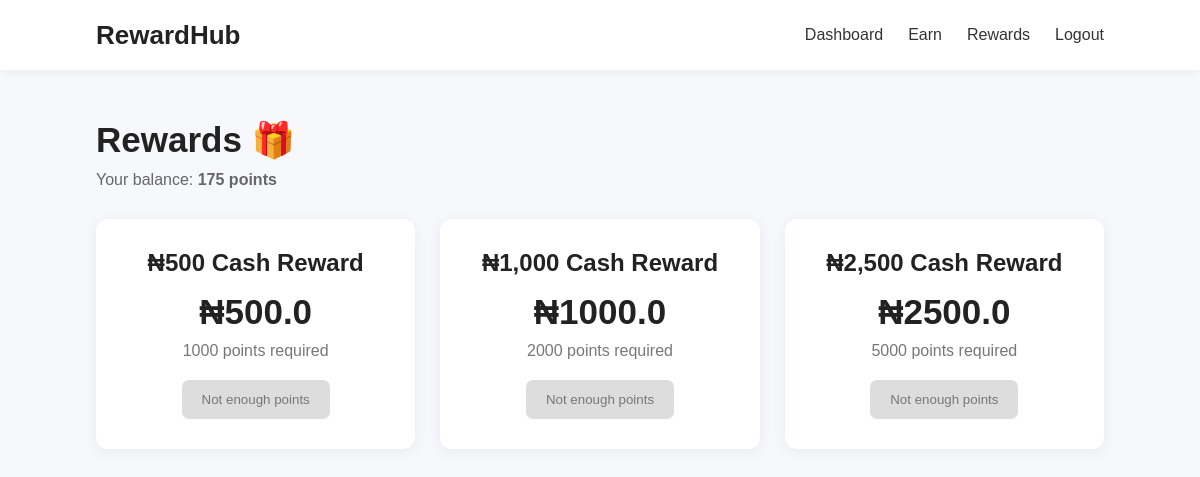
The page /rewards (signed in) on the database its author committed.
### tables this page shows
CREATE TABLE users (
            id INTEGER PRIMARY KEY AUTOINCREMENT,
            username TEXT NOT NULL UNIQUE,
            email TEXT NOT NULL UNIQUE,
            password TEXT NOT NULL,
            points INTEGER DEFAULT 0,
            created_at TIMESTAMP DEFAULT CURRENT_TIMESTAMP
        );

CREATE TABLE rewards (
            id INTEGER PRIMARY KEY AUTOINCREMENT,
            name TEXT NOT NULL,
            points_required INTEGER NOT NULL,
            cash_value REAL NOT NULL,
            active INTEGER DEFAULT 1
        );

### app.py (the view)
@app.route("/rewards")
def rewards():
    if "user_id" not in session:
        return redirect(url_for("login"))
    connection = get_db()
    user = connection.execute(
        """
        SELECT * FROM users
        WHERE id = ?
        """,
        (session["user_id"],)
    ).fetchone()
    rewards = connection.execute(
        """
        SELECT * FROM rewards
        WHERE active = 1
        ORDER BY points_required ASC
        """
    ).fetchall()
    connection.close()
    return render_template(
        "rewards.html",
        user=user,
        rewards=rewards
    )

### database.py (called while the page is built)
def get_db():
    connection = sqlite3.connect(DATABASE)
    connection.row_factory = sqlite3.Row
    return connection

### templates/rewards.html (shortened to what this page needs)
<!DOCTYPE html>
<html lang="en">
<head>
    <link rel="stylesheet"
          href="{{ url_for('static', filename='css/style.css') }}">
</head>
<body>
    <nav>
        <div class="logo">
            RewardHub
        </div>
        <div class="nav-links">
            <a href="{{ url_for('dashboard') }}">
                Dashboard
            </a>
            <a href="{{ url_for('earn') }}">
                Earn
            </a>
            <a href="{{ url_for('rewards') }}">
                Rewards
            </a>
            <a href="{{ url_for('logout') }}">
                Logout
            </a>
        </div>
    </nav>
    <main class="dashboard">
        <div class="dashboard-header">
            <h1>Rewards 🎁</h1>
            <p>
                Your balance:
                <strong>{{ user["points"] }} points</strong>
            </p>
        </div>
        <div class="reward-container">
            {% for reward in rewards %}
            <div class="reward-card">
                <h2>
                    {{ reward["name"] }}
                </h2>
                <div class="cash-value">
                    ₦{{ reward["cash_value"] }}
                </div>
                <p>
                    {{ reward["points_required"] }} points required
                </p>
                {% if user["points"] >= reward["points_required"] %}
                    <a
                        href="{{ url_for('redeem', reward_id=reward['id']) }}"
                        class="primary-btn"
                    >
                        Redeem
                    </a>
                {% else %}
                    <button disabled>
                        Not enough points
                    </button>
                {% endif %}
            </div>
            {% endfor %}
        </div>
    </main>
</body>
</html>

### static/css/style.css (style rules this page uses)
* { margin: 0; padding: 0; box-sizing: border-box; }
body { font-family: Arial, sans-serif; background: #f7f8fc; color: #222; }
nav { height: 70px; background: white; display: flex; align-items: center; justify-content: space-between; padding: 0 8%; box-shadow: 0 2px 10px rgba(0, 0, 0, 0.05); }
.logo { font-size: 26px; font-weight: bold; }
.nav-links { display: flex; align-items: center; gap: 25px; }
.nav-links a { text-decoration: none; color: #333; }
.dashboard { width: 84%; max-width: 1200px; margin: 50px auto; }
.dashboard-header { margin-bottom: 30px; }
.dashboard-header h1 { font-size: 35px; margin-bottom: 10px; }
.dashboard-header p { color: #666; }
.reward-container { display: grid; grid-template-columns: repeat(auto-fit, minmax(250px, 1fr)); gap: 25px; }
.reward-card { background: white; padding: 30px; border-radius: 12px; text-align: center; box-shadow: 0 3px 15px rgba(0, 0, 0, 0.06); }
.reward-card h2 { margin-bottom: 15px; }
.cash-value { font-size: 35px; font-weight: bold; margin-bottom: 10px; }
.reward-card p { color: #777; margin-bottom: 20px; }
.reward-card button { border: none; padding: 12px 20px; border-radius: 7px; background: #ddd; color: #777; }

### rows shown on the page
users: points "175"
rewards: name "₦500 Cash Reward", cash_value "500.0", points_required "1000", shows "Not enough points"
rewards: name "₦1,000 Cash Reward", cash_value "1000.0", points_required "2000", shows "Not enough points"
rewards: name "₦2,500 Cash Reward", cash_value "2500.0", points_required "5000", shows "Not enough points"
